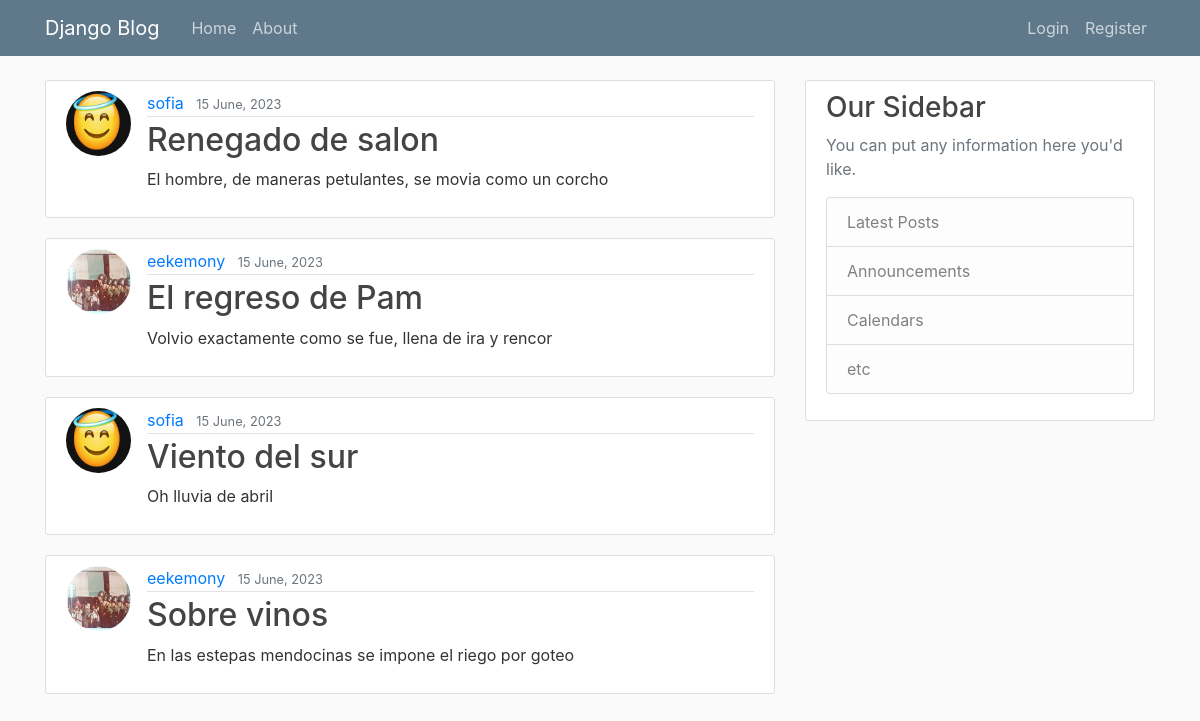
Before: / with the older database file.
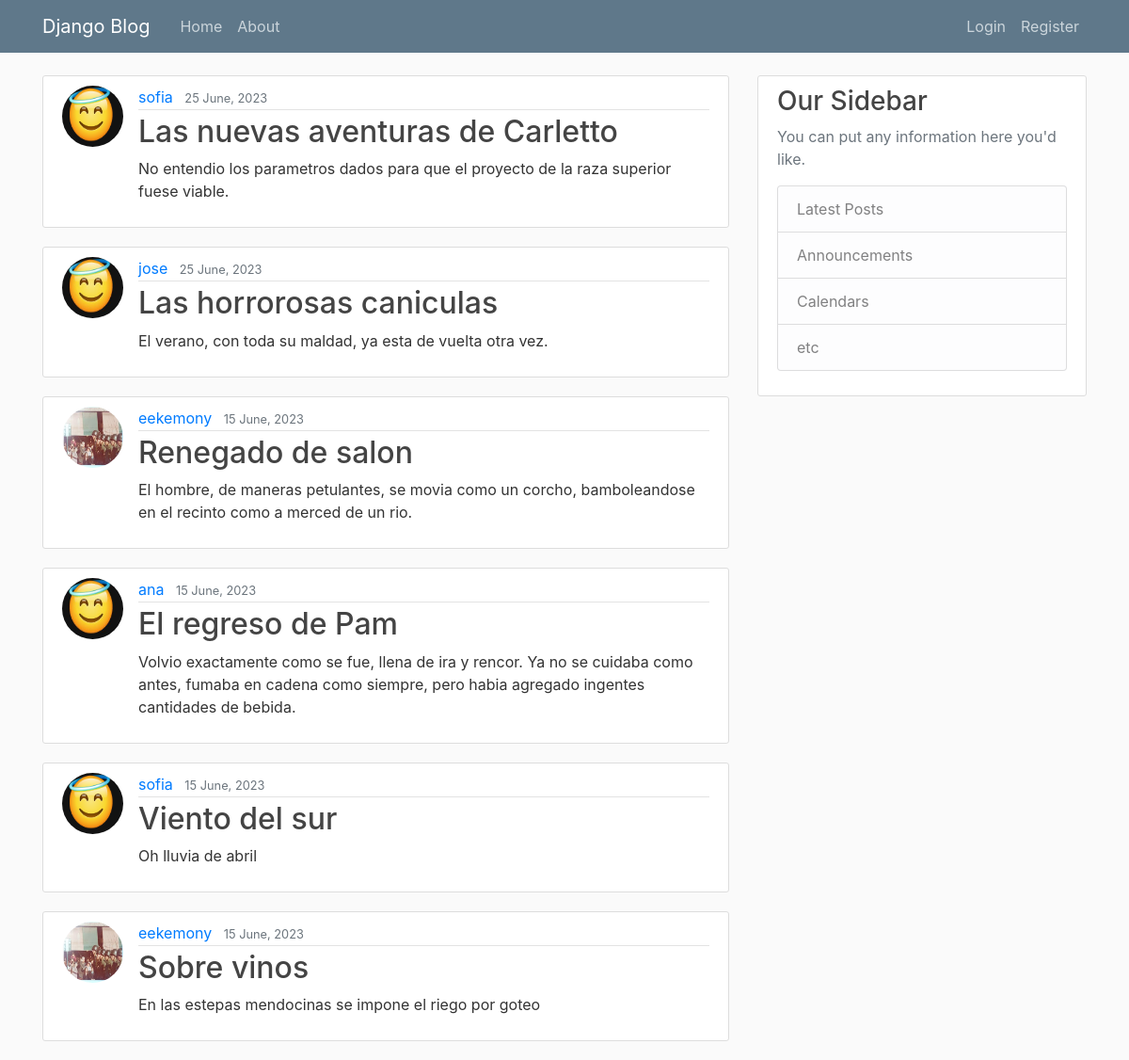
After: the same page with the newer database file.
### blog/models.py (models this page shows, shortened)
class Post(models.Model):
    title = models.CharField(max_length=100)
    content = models.TextField()
    date_posted = models.DateTimeField(default=timezone.now)
    author = models.ForeignKey(User, on_delete=models.CASCADE)

### users/models.py (models this page shows, shortened)
class Profile(models.Model):
    user = models.OneToOneField(User, on_delete=models.CASCADE)
    image = models.ImageField(default='default.jpg', upload_to='profile_pics') #name of directory where profile images will be saved.

### blog/views.py (the view)
# urls.py: path('', PostListView.as_view(), name='casa-blog'),
class PostListView(ListView):
    model = Post
    template_name = 'blog/home.html' #porque sino va por default a blog/post_list.html
    context_object_name = 'cosas' #porque sino por default las ListViews buscan loopear por object_list
    ordering = ['-date_posted'] #ordebar de fecha mas nueva a mas vieja (con el signo -)

### blog/templates/blog/home.html
{% extends "blog/base.html" %}
{% block contenido%}
    {% for cosa in cosas %}
        <article class="media content-section">
            <img src="{{ cosa.author.profile.image.url }}" class="rounded-circle article-img">
            <div class="media-body">
                <div class="article-metadata">
                    <a class="mr-2" href="#">{{ cosa.author }}</a>
                    <small class="text-muted">{{ cosa.date_posted|date:"d F, Y"}}</small>
                </div>
                <h2><a class="article-title" href="{% url 'detalle-posteo' cosa.id %}">{{ cosa.title }}</a></h2>
                <p class="article-content">{{ cosa.content }}</p>
            </div>
        </article>
    {% endfor %}
{% endblock contenido %}

### blog/templates/blog/base.html (shortened to what this page needs)
{% load static %}
<!DOCTYPE html>
<html lang="en">
<head>
    <link rel="stylesheet" href="https://cdn.jsdelivr.net/npm/bootstrap@4.0.0/dist/css/bootstrap.min.css">
    <link rel="stylesheet" type="text/css" href="{% static 'blog/main.css' %}">
</head>
<body>
    <header class="site-header">
        <nav class="navbar navbar-expand-md navbar-dark bg-steel fixed-top">
            <div class="container">
                <a class="navbar-brand mr-4" href="{% url 'casa-blog' %}">Django Blog</a>
                <div class="collapse navbar-collapse" id="navbarToggle">
                    <div class="navbar-nav mr-auto">
                    <a class="nav-item nav-link" href="{% url 'casa-blog' %}">Home</a>
                    <a class="nav-item nav-link" href="{% url 'sobre-el-blog' %}">About</a>
                    </div>
                    <div class="navbar-nav">
                    {% if user.is_authenticated %}
                        <a class="nav-item nav-link" href="{% url 'perfil' %}">Profile</a>
                        <a class="nav-item nav-link" href="{% url 'salir' %}">Logout</a>
                    {% else %}
                        <a class="nav-item nav-link" href="{% url 'entrar' %}">Login</a>
                        <a class="nav-item nav-link" href="{% url 'registro' %}">Register</a>
                    {% endif %}
                    </div>
                </div>
            </div>
        </nav>
    </header>
    <main role="main" class="container">
        <div class="row">
            <div class="col-md-8">
            {% block contenido %}{% endblock %}
            </div>
            <div class="col-md-4">
                <div class="content-section">
                    <h3>Our Sidebar</h3>
                    <p class='text-muted'>You can put any information here you'd like.
                    <ul class="list-group">
                        <li class="list-group-item list-group-item-light">Latest Posts</li>
                        <li class="list-group-item list-group-item-light">Announcements</li>
                        <li class="list-group-item list-group-item-light">Calendars</li>
                        <li class="list-group-item list-group-item-light">etc</li>
                    </ul>
                    </p>
                </div>
            </div>
        </div>
    </main>
</body>
</html>

### blog/static/blog/main.css (style rules this page uses)
body { background: #fafafa; color: #333333; margin-top: 5rem; }
h1, h2, h3, h4, h5, h6 { color: #444444; }
ul { margin: 0; }
.bg-steel { background-color: #5f788a; }
.site-header .navbar-nav .nav-link { color: #cbd5db; }
.content-section { background: #ffffff; padding: 10px 20px; border: 1px solid #dddddd; border-radius: 3px; margin-bottom: 20px; }
.article-title { color: #444444; }
.article-content { white-space: pre-line; }
.article-img { height: 65px; width: 65px; margin-right: 16px; }
.article-metadata { padding-bottom: 1px; margin-bottom: 4px; border-bottom: 1px solid #e3e3e3 }

Changed rows visible on the page:
added Post: author.profile.image (placeholder picture), author "sofia", date_posted "25 June, 2023", title "Las nuevas aventuras de Carletto", content "No entendio los parametros dados para que el proyecto de la raza superior fuese viable."
added Post: author.profile.image (placeholder picture), author "jose", date_posted "25 June, 2023", title "Las horrorosas caniculas", content "El verano, con toda su maldad, ya esta de vuelta otra vez."
changed Post "Renegado de salon": author.profile.image: picture added in place of a placeholder; author "sofia" → "eekemony"; content "El hombre, de maneras petulantes, se movia como un corcho" → "El hombre, de maneras petulantes, se movia como un corcho, bamboleandose en el recinto como a merced de un rio."
changed Post "El regreso de Pam": author.profile.image: picture removed, a placeholder shows; author "eekemony" → "ana"; content "Volvio exactamente como se fue, llena de ira y rencor" → "…llena de ira y rencor. Ya no se cuidaba como antes, fumaba en cadena como siempre, pero habia agregado ingentes cantidades de bebida."
